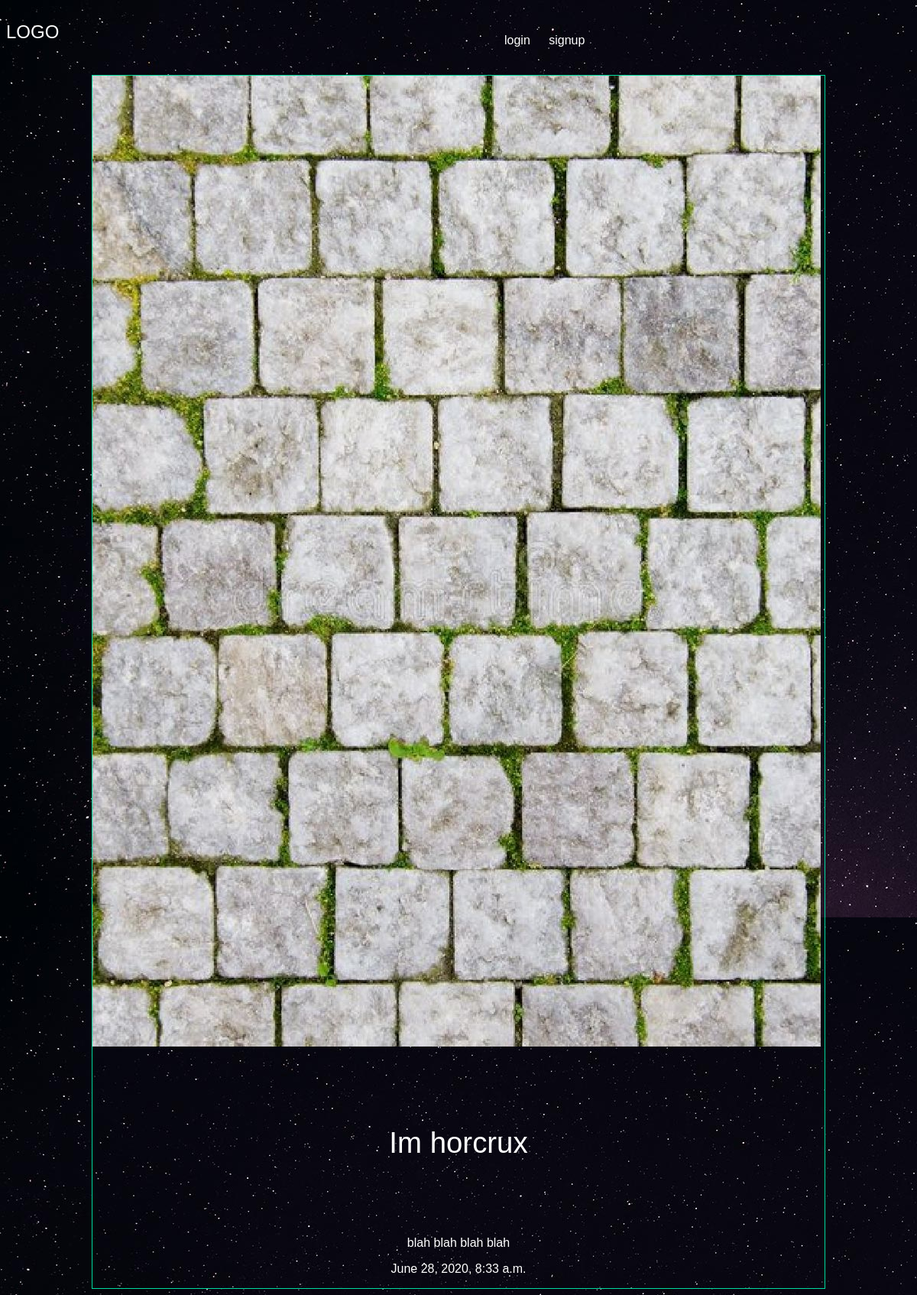
The app's page /articles/im-horcrux with its own data.
### articles/models.py (models this page shows, shortened)
class Article(models.Model):
    title = models.CharField(max_length = 100)
    slug = models.SlugField()
    body = models.TextField()
    date = models.DateTimeField(auto_now_add = True)
    image = models.ImageField(default='default.jpg',blank=True)
    author = models.ForeignKey(User,default=None,on_delete=models.CASCADE)

### articles/views.py (the view)
# urls.py: path('<slug>',views.article_detail, name= "detail"),
def article_detail(request, slug):
    article = models.Article.objects.get(slug=slug)
    return render(request, 'articles/article_detail.html',{'article':article})

### articles/templates/articles/article_detail.html
{% extends 'base.html' %}
{% block content %}
<div class="article-detail">
  <div class="article">
    <img src="{{article.image.url}}" alt="">
    <h1>{{article.title}}</h1>
    <p>{{article.body}}</p>
    <p>{{article.date}}</p>
  </div>
</div>
{% endblock %}

### assets/styles.css (style rules this page uses)
body { background-color: #0f121f; background-image: url(stars.jpg); background-repeat-y:no-repeat; background-attachment: fixed; color:#fff; }
body * { font-family:arial; }
h1,h2,h3,h4,h5 { font-weight:normal; margin:0; }
div.wrapper h1 { text-align:center; margin:100px auto; font-size:2.4em; }
.article { padding:10px; border:1px solid #00dba0; position:relative; padding-bottom:40px; }
.article-detail .article { padding:0; }
.article-detail .article img { max-width:100%; }
.article-detail .article p { text-align:center; }

### records on screen
Article: image (picture), title "Im horcrux", body "blah blah blah blah", date "June 28, 2020, 8:33 a.m."
